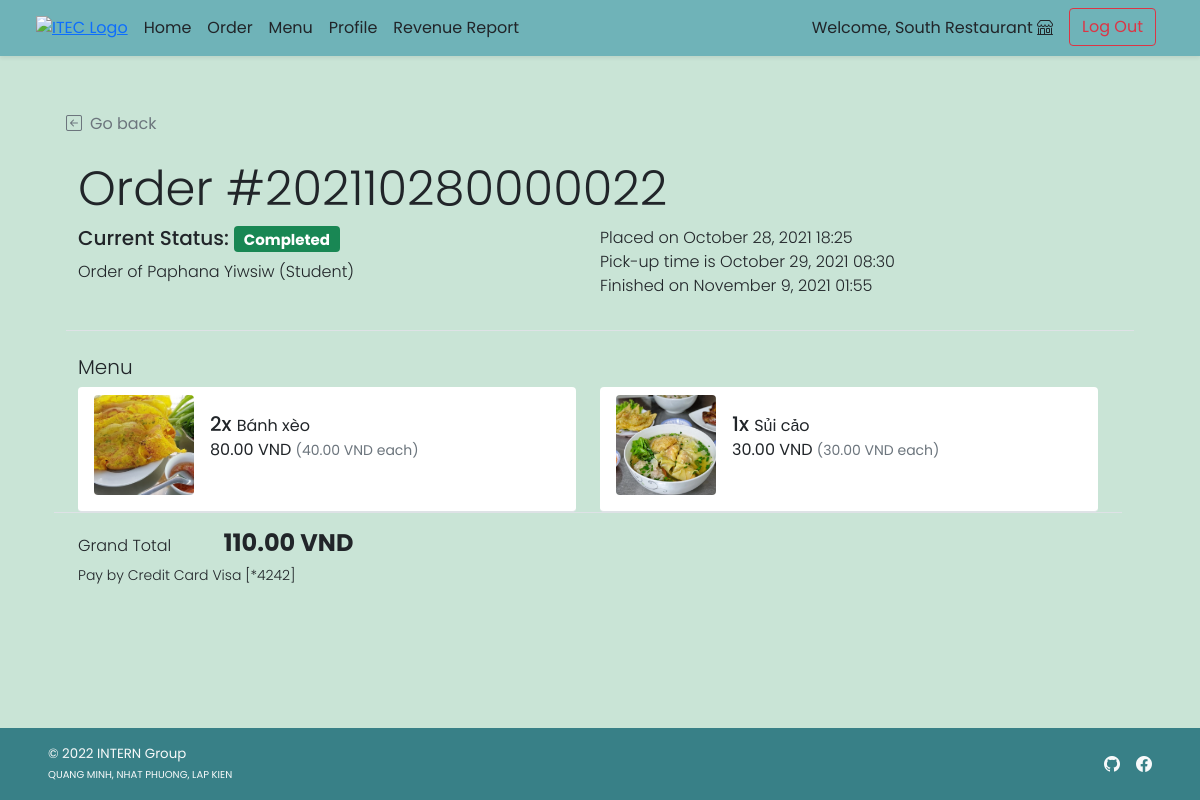
Screenshot of /shop/shop_order_detail.php?orh_id=22 (signed in) with the database file from the repository.
### tables this page shows
CREATE TABLE `order_header` (
  `orh_id` int(11) NOT NULL,
  `orh_refcode` varchar(15) DEFAULT NULL,
  `c_id` int(11) NOT NULL,
  `s_id` int(11) NOT NULL,
  `p_id` int(11) NOT NULL,
  `orh_ordertime` timestamp NOT NULL DEFAULT current_timestamp(),
  `orh_pickuptime` datetime NOT NULL,
  `orh_orderstatus` varchar(10) NOT NULL,
  `orh_finishedtime` datetime DEFAULT NULL
);

CREATE TABLE `customer` (
  `c_id` int(11) NOT NULL, 
  `c_username` varchar(45) NOT NULL,
  `c_pwd` varchar(45) NOT NULL,
  `c_firstname` varchar(45) NOT NULL,
  `c_lastname` varchar(45) NOT NULL,
  `c_email` varchar(100) NOT NULL,
  `c_gender` varchar(1) NOT NULL COMMENT 'M for Male, F for Female',
  `c_type` varchar(3) NOT NULL COMMENT 'Type of customer in this canteen (STD for student, INS for instructor, STF for staff, GUE for guest, ADM for admin, OTH for other)'
);

CREATE TABLE `order_detail` (
  `ord_id` int(11) NOT NULL,
  `orh_id` int(11) NOT NULL,
  `f_id` int(11) NOT NULL,
  `ord_amount` int(11) NOT NULL,
  `ord_buyprice` decimal(6,3) NOT NULL COMMENT 'To keep the snapshot of selected menu cost at the time of the purchase.',
  `ord_note` text DEFAULT NULL
);

CREATE TABLE `food` (
  `f_id` int(11) NOT NULL,
  `s_id` int(11) NOT NULL,
  `f_name` varchar(100) NOT NULL,
  `f_price` decimal(6,3) NOT NULL,
  `f_todayavail` tinyint(4) NOT NULL DEFAULT 1 COMMENT 'Food is available to order or not',
  `f_preorderavail` tinyint(4) NOT NULL DEFAULT 1,
  `f_pic` text DEFAULT NULL
);

CREATE TABLE `payment` (
  `p_id` int(11) NOT NULL,
  `c_id` int(11) NOT NULL,
  `p_type` varchar(45) NOT NULL,
  `p_amount` decimal(7,3) NOT NULL,
  `p_detail` text DEFAULT NULL
);

### shop/shop_order_detail.php (the view, shortened to what this page needs)
<!DOCTYPE html>
<html lang="en">
<head>
    <?php
        include("../conn_db.php");
        include('../head.php');
    ?>
    <link href="../css/main.css" rel="stylesheet">
    <link href="../css/menu.css" rel="stylesheet">
</head>
<body class="d-flex flex-column h-100">
    <?php include('nav_header_shop.php')?>
    <?php
        $orh_id = $_GET["orh_id"];
        $orh_query = "SELECT * FROM order_header WHERE orh_id = {$orh_id}";
        $orh_arr = $mysqli -> query($orh_query) -> fetch_array();
    ?>
    <div class="container px-5 pt-4" id="cart-body">
        <div class="row my-4 border-bottom">
            <a class="nav nav-item text-decoration-none text-muted mb-2" href="#" onclick="history.back();">
                <i class="bi bi-arrow-left-square me-2"></i>Go back
            </a>
            <h2 class="pt-3 display-5">Order #<?php echo $orh_arr["orh_refcode"];?></h2>
            <div class="row row-cols-1 row-cols-md-2">
                <div class="col mb-2 mb-md-0">
                    <ul class="list-unstyled fw-light">
                        <li class="list-item mb-2">
                            <?php if($orh_arr["orh_orderstatus"]=="ACPT"){ ?>
                            <h5>Current Status: <span class="fw-bold badge bg-info text-dark">Accepted</span></h5>
                            <?php }else if($orh_arr["orh_orderstatus"]=="PREP"){ ?>
                            <h5>Current Status: <span class="fw-bold badge bg-warning text-dark">Preparing</span></h5>
                            <?php }else if($orh_arr["orh_orderstatus"]=="RDPK"){ ?>
                            <h5>Current Status: <span class="fw-bold badge bg-primary text-white">Ready to pick up</span></h5>
                            <?php }else if($orh_arr["orh_orderstatus"]=="FNSH"){?>
                            <h5>Current Status: <span class="fw-bold badge bg-success text-white">Completed</span></h5>
                            <?php } ?>
                        </li>
                        <li class="list-item">Order of
                            <?php
                                $cust_query = "SELECT c_firstname,c_lastname,c_type FROM customer WHERE c_id = {$orh_arr['c_id']};";
                                $cust_arr = $mysqli -> query($cust_query) -> fetch_array();
                                switch($cust_arr["c_type"]){
                                    case "STD": $cust_type = "Student"; break;
                                }
                                echo "{$cust_arr['c_firstname']} {$cust_arr['c_lastname']} ({$cust_type})";
                            ?>
                        </li>
                    </ul>
                </div>
                <div class="col">
                    <ul class="list-unstyled fw-light">
                        <?php
                            $od_placedate = (new Datetime($orh_arr["orh_ordertime"])) -> format("F j, Y H:i");
                            $od_pickupdate = (new Datetime($orh_arr["orh_pickuptime"])) -> format("F j, Y H:i");
                        ?>
                        <li>Placed on <?php echo $od_placedate;?></li>
                        <li>Pick-up time is <?php echo $od_pickupdate;?></li>
                        <?php if($orh_arr["orh_orderstatus"]!="FNSH"){ ?>
                        <li>The order is not finish yet.</li>
                        <?php }else{
                            $od_finishtime = (new Datetime($orh_arr["orh_finishedtime"])) -> format("F j, Y H:i");
                        ?>
                        <li>Finished on <?php echo $od_finishtime;?></li>
                        <?php } ?>
                    </ul>
                </div>
            </div>
        </div>
        <div class="row mb-5">
            <div class="col">
                <div class="row row-cols-1">
                    <div class="col">
                        <h5 class="fw-light">Menu</h5>
                    </div>
                    <div class="col row row-cols-1 row-cols-md-2 border-bottom">
                        <?php
                            $ord_query = "SELECT f.f_id,f.f_name,f.f_pic,ord.ord_amount,ord.ord_buyprice,ord_note FROM order_detail ord INNER JOIN food f ON ord.f_id = f.f_id WHERE ord.orh_id = {$orh_id}";
                            $ord_result = $mysqli -> query($ord_query);
                            while($ord_row = $ord_result -> fetch_array()){
                        ?>
                        <div class="col">
                            <ul class="list-group">
                                    <li
                                        class="list-group-item d-flex border-0 pb-3 border-bottom w-100 justify-content-between align-items-center">
                                        <div class="image-parent">
                                            <img <?php
                                            if(is_null($ord_row["f_pic"])){echo "src='../img/default.png'";}
                                            else{echo "src=\"../img/{$ord_row['f_pic']}\"";}
                                        ?> class="img-fluid rounded"
                                                style="width: 100px; height:100px; object-fit:cover;"
                                                alt="<?php echo $ord_row["f_name"]?>">
                                        </div>
                                        <div class="ms-3 me-auto">
                                            <div class="fw-normal"><span class="h5"><?php echo $ord_row["ord_amount"]?>x
                                                </span><?php echo $ord_row["f_name"]?>
                                                <p><?php printf("%.2f VND <small class='text-muted'>(%.2f VND each)</small>",$ord_row["ord_buyprice"]*$ord_row["ord_amount"],$ord_row["ord_buyprice"]);?><br />
                                                </p>
                                            </div>
                                        </div>
                                    </li>
                            </ul>
                        </div>
                        <?php } ?>
                    </div>
                    <div class="col my-3">
                        <ul class="list-inline justify-content-between">
                            <li class="list-inline-item fw-light me-5">Grand Total</li>
                            <li class="list-inline-item fw-bold h4">
                                <?php
                                    $gt_query = "SELECT SUM(ord_amount*ord_buyprice) AS gt FROM order_detail WHERE orh_id = {$orh_id}";
                                    $gt_arr = $mysqli -> query($gt_query) -> fetch_array();
                                    printf("%.2f VND",$gt_arr["gt"]);
                                ?>
                            </li>
                            <li class="list-item fw-light small">Pay by
                                <?php
                                    $py_query = "SELECT p_type,p_detail FROM payment WHERE p_id = {$orh_arr['p_id']} LIMIT 0,1;";
                                    $py_arr = $mysqli -> query($py_query) -> fetch_array();
                                    switch($py_arr["p_type"]){
                                        case "CRDC": echo "Credit Card"; break;
                                    }
                                    echo " ".$py_arr["p_detail"];
                                ?>
                            </li>
                        </ul>
                    </div>
                </div>
            </div>
        </div>
    </div>
    <?php include 'shop_footer.php';?>
</body>
</html>

### css/main.css (style rules this page uses)
html { height: 100%; }
body { height: 100%; padding-top: 4rem; margin-bottom: -50px; font-family: 'Poppins', 'Noto Sans Thai', sans-serif; background-color: #F6F6F2; }
a { cursor: pointer; }
.bi { vertical-align: -.125em; fill: currentColor; }
.text-white { color: white; }

### css/menu.css (style rules this page uses)
html, body { height: 100%; background-color: #C9E4D6; }
.image-parent { max-width: 100px; }

### rows the page displays
order_header: orh_refcode "202110280000022", orh_ordertime "October 28, 2021 18:25", orh_pickuptime "October 29, 2021 08:30", orh_finishedtime "November 9, 2021 01:55"
customer: c_firstname "Paphana", c_lastname "Yiwsiw", c_type "Student"
order_detail: f.f_pic (picture), ord_amount "2", f.f_name "Bánh xèo", $ord_row["ord_buyprice"]*$ord_row["ord_amount"] "80.00", ord_buyprice "40.00"
order_detail: f.f_pic (picture), ord_amount "1", f.f_name "Sủi cảo", $ord_row["ord_buyprice"]*$ord_row["ord_amount"] "30.00", ord_buyprice "30.00"
payment: p_detail "Visa [*4242]"

### other values shown
$_SESSION['shopname'] "South Restaurant"
$gt_arr["gt"] "110.00"
